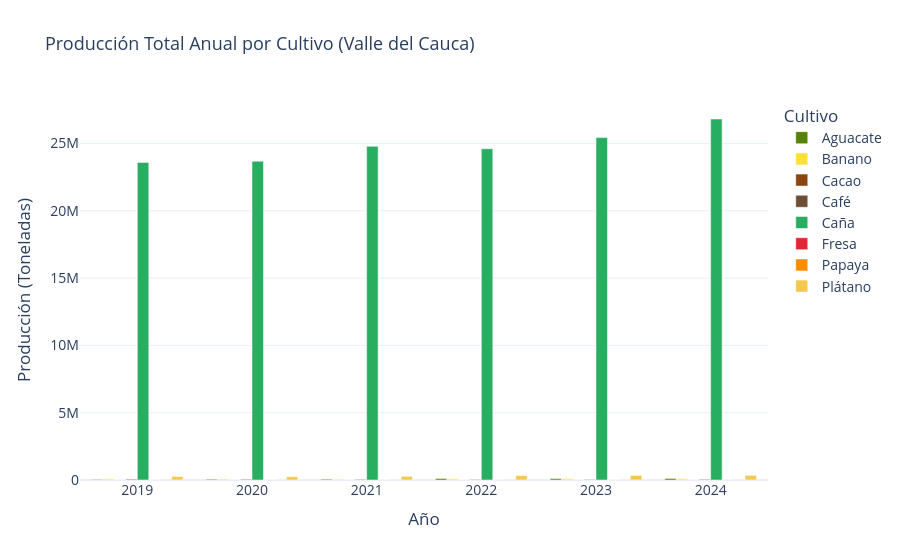

The notebook cell saved with this chart:
### Markdown cell above
---
## 6️⃣ Análisis de Producción y Área

### Code cell
# Producción total anual por cultivo
prod_anual = df.groupby(['anio', 'cultivo'])['produccion_ton'].sum().reset_index()

fig = px.bar(prod_anual, x='anio', y='produccion_ton', color='cultivo',
             barmode='group',
             color_discrete_map=COLORS,
             title='Producción Total Anual por Cultivo (Valle del Cauca)',
             labels={'produccion_ton': 'Producción (Toneladas)', 'anio': 'Año', 'cultivo': 'Cultivo'},
             template='plotly_white')
fig.update_layout(font=dict(size=14), title_font_size=18)
fig.show()

### Figure 1 — Plotly figure (JSON) as saved in the notebook; plotly's stock layout.template omitted (floating-point values rounded to 4 significant figures)
{"data": [{"alignmentgroup": "True", "hovertemplate": "Cultivo=Aguacate<br>Año=%{x}<br>Producción (Toneladas)=%{y}<extra></extra>", "legendgroup": "Aguacate", "marker": {"color": "#568203", "pattern": {"shape": ""}}, "name": "Aguacate", "offsetgroup": "Aguacate", "orientation": "v", "showlegend": true, "textposition": "auto", "type": "bar", "x": [2019, 2020, 2021, 2022, 2023, 2024], "xaxis": "x", "y": [42650.0, 56760.0, 59210.0, 109800.0, 101500.0, 113000.0], "yaxis": "y"}, {"alignmentgroup": "True", "hovertemplate": "Cultivo=Banano<br>Año=%{x}<br>Producción (Toneladas)=%{y}<extra></extra>", "legendgroup": "Banano", "marker": {"color": "#FFE135", "pattern": {"shape": ""}}, "name": "Banano", "offsetgroup": "Banano", "orientation": "v", "showlegend": true, "textposition": "auto", "type": "bar", "x": [2019, 2020, 2021, 2022, 2023, 2024], "xaxis": "x", "y": [79990.0, 69910.0, 59860.0, 89620.0, 91700.0, 96390.0], "yaxis": "y"}, {"alignmentgroup": "True", "hovertemplate": "Cultivo=Cacao<br>Año=%{x}<br>Producción (Toneladas)=%{y}<extra></extra>", "legendgroup": "Cacao", "marker": {"color": "#8B4513", "pattern": {"shape": ""}}, "name": "Cacao", "offsetgroup": "Cacao", "orientation": "v", "showlegend": true, "textposition": "auto", "type": "bar", "x": [2019, 2020, 2021, 2022, 2023, 2024], "xaxis": "x", "y": [659.9, 630.1, 720.6, 944.6, 1012.0, 1033.0], "yaxis": "y"}, {"alignmentgroup": "True", "hovertemplate": "Cultivo=Café<br>Año=%{x}<br>Producción (Toneladas)=%{y}<extra></extra>", "legendgroup": "Café", "marker": {"color": "#6F4E37", "pattern": {"shape": ""}}, "name": "Café", "offsetgroup": "Café", "orientation": "v", "showlegend": true, "textposition": "auto", "type": "bar", "x": [2019, 2020, 2021, 2022, 2023, 2024], "xaxis": "x", "y": [53880.0, 49300.0, 42840.0, 37090.0, 37410.0, 46890.0], "yaxis": "y"}, {"alignmentgroup": "True", "hovertemplate": "Cultivo=Caña<br>Año=%{x}<br>Producción (Toneladas)=%{y}<extra></extra>", "legendgroup": "Caña", "marker": {"color": "#27AE60", "pattern": {"shape": ""}}, "name": "Caña", "offsetgroup": "Caña", "orientation": "v", "showlegend": true, "textposition": "auto", "type": "bar", "x": [2019, 2020, 2021, 2022, 2023, 2024], "xaxis": "x", "y": [23590000.0, 23680000.0, 24790000.0, 24600000.0, 25430000.0, 26820000.0], "yaxis": "y"}, {"alignmentgroup": "True", "hovertemplate": "Cultivo=Fresa<br>Año=%{x}<br>Producción (Toneladas)=%{y}<extra></extra>", "legendgroup": "Fresa", "marker": {"color": "#E32636", "pattern": {"shape": ""}}, "name": "Fresa", "offsetgroup": "Fresa", "orientation": "v", "showlegend": true, "textposition": "auto", "type": "bar", "x": [2019, 2020, 2021, 2022, 2023, 2024], "xaxis": "x", "y": [696.6, 746.3, 616.3, 505.4, 467.4, 467.4], "yaxis": "y"}, {"alignmentgroup": "True", "hovertemplate": "Cultivo=Papaya<br>Año=%{x}<br>Producción (Toneladas)=%{y}<extra></extra>", "legendgroup": "Papaya", "marker": {"color": "#FF8C00", "pattern": {"shape": ""}}, "name": "Papaya", "offsetgroup": "Papaya", "orientation": "v", "showlegend": true, "textposition": "auto", "type": "bar", "x": [2019, 2020, 2021, 2022, 2023, 2024], "xaxis": "x", "y": [16230.0, 13560.0, 14460.0, 15280.0, 16320.0, 15090.0], "yaxis": "y"}, {"alignmentgroup": "True", "hovertemplate": "Cultivo=Plátano<br>Año=%{x}<br>Producción (Toneladas)=%{y}<extra></extra>", "legendgroup": "Plátano", "marker": {"color": "#F2C94C", "pattern": {"shape": ""}}, "name": "Plátano", "offsetgroup": "Plátano", "orientation": "v", "showlegend": true, "textposition": "auto", "type": "bar", "x": [2019, 2020, 2021, 2022, 2023, 2024], "xaxis": "x", "y": [260300.0, 244400.0, 271000.0, 326000.0, 337600.0, 342200.0], "yaxis": "y"}], "layout": {"barmode": "group", "font": {"size": 14}, "legend": {"title": {"text": "Cultivo"}, "tracegroupgap": 0}, "title": {"font": {"size": 18}, "text": "Producción Total Anual por Cultivo (Valle del Cauca)"}, "xaxis": {"anchor": "y", "domain": [0, 1], "title": {"text": "Año"}}, "yaxis": {"anchor": "x", "domain": [0, 1], "title": {"text": "Producción (Toneladas)"}}}}
